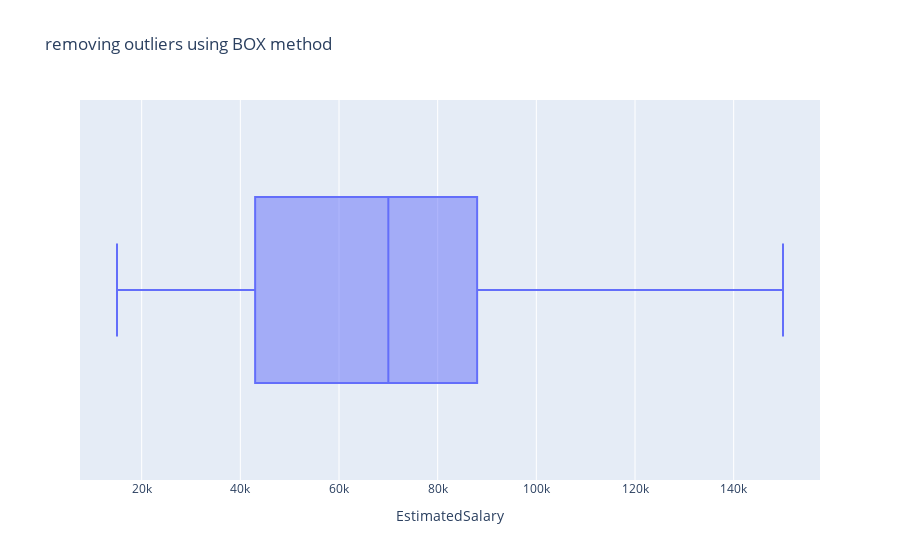

Write notebook code for a chart like this one.
### Code cell
# Remove outliers: Using Box method
df_clean = df[(df.EstimatedSalary<upper_band) & (df.EstimatedSalary>lower_band)]

#Plot
px.box(data_frame = df_clean, x = "EstimatedSalary", title = "removing outliers using BOX method")

### Figure 1 — Plotly figure (JSON) as saved in the notebook; plotly's stock layout.template omitted (floating-point values rounded to 4 significant figures; data arrays with more than 128 entries replaced by an {"elided": "..."} marker saying what was removed)
{"data": [{"alignmentgroup": "True", "hovertemplate": "EstimatedSalary=%{x}<extra></extra>", "legendgroup": "", "marker": {"color": "#636efa"}, "name": "", "notched": false, "offsetgroup": "", "orientation": "h", "showlegend": false, "type": "box", "x": {"elided": "396 int values"}, "x0": " ", "xaxis": "x", "y0": " ", "yaxis": "y"}], "layout": {"boxmode": "group", "legend": {"tracegroupgap": 0}, "title": {"text": "removing outliers using BOX method"}, "xaxis": {"anchor": "y", "domain": [0, 1], "title": {"text": "EstimatedSalary"}}, "yaxis": {"anchor": "x", "domain": [0, 1]}}}
